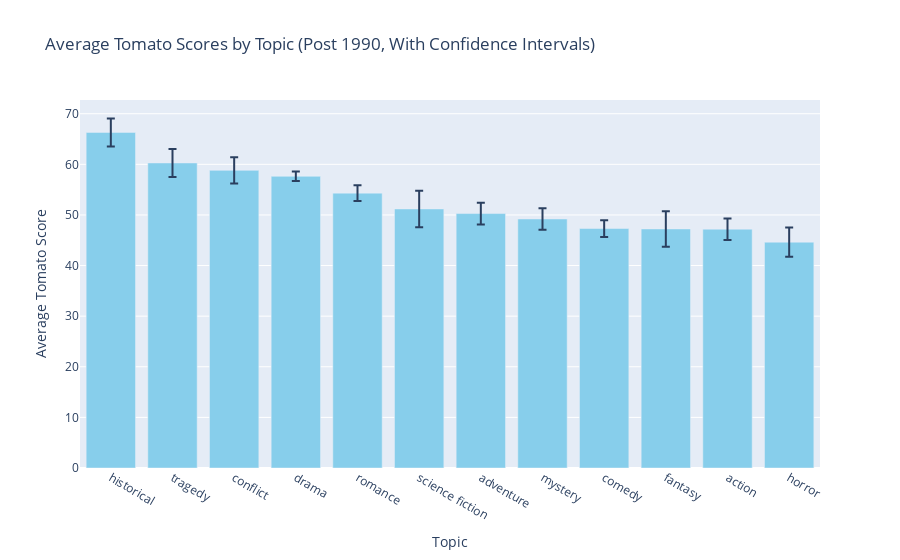

The code cell stored with this chart in its notebook:
### Code cell
import plotly.graph_objects as go

import pandas as pd
import numpy as np
import json
import matplotlib.pyplot as plt
import scipy.stats


data_cleaned_features = pd.read_csv('Data/plot_features.csv')

# Merging the Rotten Tomatoes data with the cleaned features data
merged_data = pd.merge(tom, data_cleaned_features, on=['movie_name', 'release_year'], how='inner')

# Function to convert JSON strings to lists
def json_str_to_list(json_str):
    return json.loads(json_str) if pd.notnull(json_str) else []

# Convert 'topic' column from JSON string to list
merged_data['topic'] = merged_data['topic'].apply(json_str_to_list)

# Explode the 'topic' column to have separate rows for each topic
exploded_data = merged_data.explode('topic')

# Filtering for movies released after 1990
filtered_data = exploded_data[exploded_data['release_year'] > 1990]

# Function to calculate the mean and 95% confidence interval
def mean_confidence_interval(data, confidence=0.95):
    n = len(data)
    mean, se = np.mean(data), scipy.stats.sem(data)
    h = se * scipy.stats.t.ppf((1 + confidence) / 2., n-1)
    return mean, mean-h, mean+h

# Group by 'topic' and apply the confidence interval function
grouped_data = filtered_data.groupby('topic')['tomato_score']
mean_ci_data = grouped_data.apply(lambda x: mean_confidence_interval(x.dropna()))
# Sort the mean_ci_data by the mean scores before plotting
sorted_mean_ci_data = mean_ci_data.sort_values(ascending=False, key=lambda x: x.map(lambda x: x[0]))

# Create the figure with error bars for the confidence intervals
fig = go.Figure(data=[
    go.Bar(
        name='Avg Tomato Score',
        x=sorted_mean_ci_data.index,
        y=sorted_mean_ci_data.map(lambda x: x[0]),
        error_y=dict(
            type='data',
            array=sorted_mean_ci_data.map(lambda x: (x[2] - x[1]) / 2),
            visible=True
        ),
        marker_color='skyblue'
    )
])

# Update the layout
fig.update_layout(
    title='Average Tomato Scores by Topic (Post 1990, With Confidence Intervals)',
    xaxis_title='Topic',
    yaxis_title='Average Tomato Score',
    showlegend=False
)

# Show the plot
fig.show()

# Save the plot to an HTML file
fig.write_html("average_tomato_scores_by_topic.html", full_html=False, include_plotlyjs='cdn')

### Figure 1 — Plotly figure (JSON) as saved in the notebook; plotly's stock layout.template omitted (floating-point values rounded to 4 significant figures)
{"data": [{"error_y": {"array": [2.765, 2.778, 2.602, 0.9456, 1.573, 3.607, 2.142, 2.116, 1.655, 3.512, 2.122, 2.89], "type": "data", "visible": true}, "marker": {"color": "skyblue"}, "name": "Avg Tomato Score", "type": "bar", "x": ["historical", "tragedy", "conflict", "drama", "romance", "science fiction", "adventure", "mystery", "comedy", "fantasy", "action", "horror"], "y": [66.31, 60.27, 58.81, 57.63, 54.31, 51.19, 50.28, 49.2, 47.32, 47.24, 47.19, 44.62]}], "layout": {"showlegend": false, "title": {"text": "Average Tomato Scores by Topic (Post 1990, With Confidence Intervals)"}, "xaxis": {"title": {"text": "Topic"}}, "yaxis": {"title": {"text": "Average Tomato Score"}}}}
